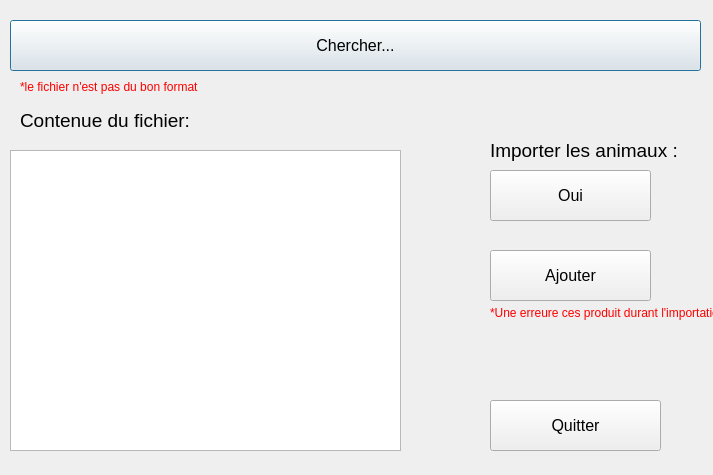
<?xml version="1.0" encoding="UTF-8"?>
<ui version="4.0">
 <class>Dialog</class>
 <widget class="QDialog" name="Dialog">
  <property name="geometry">
   <rect>
    <x>0</x>
    <y>0</y>
    <width>713</width>
    <height>475</height>
   </rect>
  </property>
  <property name="windowTitle">
   <string>Dialog</string>
  </property>
  <widget class="QPushButton" name="pushButton_recherche_deserialisation_enclo">
   <property name="geometry">
    <rect>
     <x>10</x>
     <y>20</y>
     <width>691</width>
     <height>51</height>
    </rect>
   </property>
   <property name="font">
    <font>
     <pointsize>12</pointsize>
    </font>
   </property>
   <property name="text">
    <string>Chercher...</string>
   </property>
  </widget>
  <widget class="QTextBrowser" name="textBrowser_deserialisation_enclos">
   <property name="geometry">
    <rect>
     <x>10</x>
     <y>150</y>
     <width>391</width>
     <height>301</height>
    </rect>
   </property>
  </widget>
  <widget class="QLabel" name="label_selection_erreure_deserialisation_enclos">
   <property name="geometry">
    <rect>
     <x>20</x>
     <y>80</y>
     <width>411</width>
     <height>41</height>
    </rect>
   </property>
   <property name="text">
    <string>&lt;html&gt;&lt;head/&gt;&lt;body&gt;&lt;p&gt;&lt;span style=&quot; color:#ff0000;&quot;&gt;*le fichier n'est pas du bon format&lt;/span&gt;&lt;/p&gt;&lt;p&gt;&lt;br/&gt;&lt;/p&gt;&lt;/body&gt;&lt;/html&gt;</string>
   </property>
  </widget>
  <widget class="QLabel" name="label_fichier_titre_deserialisation_enclo">
   <property name="geometry">
    <rect>
     <x>20</x>
     <y>110</y>
     <width>191</width>
     <height>21</height>
    </rect>
   </property>
   <property name="font">
    <font>
     <pointsize>14</pointsize>
    </font>
   </property>
   <property name="text">
    <string>Contenue du fichier:</string>
   </property>
  </widget>
  <widget class="QLabel" name="label_importer_animaux_deserialisation_enclos">
   <property name="geometry">
    <rect>
     <x>490</x>
     <y>140</y>
     <width>191</width>
     <height>21</height>
    </rect>
   </property>
   <property name="font">
    <font>
     <pointsize>14</pointsize>
    </font>
   </property>
   <property name="text">
    <string>Importer les animaux :</string>
   </property>
  </widget>
  <widget class="QPushButton" name="pushButton_importer_animaux_deserialisation_enclos">
   <property name="geometry">
    <rect>
     <x>490</x>
     <y>170</y>
     <width>161</width>
     <height>51</height>
    </rect>
   </property>
   <property name="font">
    <font>
     <pointsize>12</pointsize>
    </font>
   </property>
   <property name="text">
    <string>Oui</string>
   </property>
  </widget>
  <widget class="QPushButton" name="pushButton_ajouter_deserialisation_enclos">
   <property name="geometry">
    <rect>
     <x>490</x>
     <y>250</y>
     <width>161</width>
     <height>51</height>
    </rect>
   </property>
   <property name="font">
    <font>
     <pointsize>12</pointsize>
    </font>
   </property>
   <property name="text">
    <string>Ajouter</string>
   </property>
  </widget>
  <widget class="QLabel" name="label_importation_erreure_deserialisation_enclos">
   <property name="geometry">
    <rect>
     <x>490</x>
     <y>300</y>
     <width>411</width>
     <height>41</height>
    </rect>
   </property>
   <property name="text">
    <string>&lt;html&gt;&lt;head/&gt;&lt;body&gt;&lt;p&gt;&lt;span style=&quot; color:#ff0000;&quot;&gt;*Une erreure ces produit durant l'importation&lt;/span&gt;&lt;br/&gt;&lt;/p&gt;&lt;/body&gt;&lt;/html&gt;</string>
   </property>
  </widget>
  <widget class="QPushButton" name="pushButton_quitter_deserialisation_enclos">
   <property name="geometry">
    <rect>
     <x>490</x>
     <y>400</y>
     <width>171</width>
     <height>51</height>
    </rect>
   </property>
   <property name="font">
    <font>
     <pointsize>12</pointsize>
    </font>
   </property>
   <property name="text">
    <string>Quitter</string>
   </property>
  </widget>
 </widget>
 <resources/>
 <connections/>
</ui>
